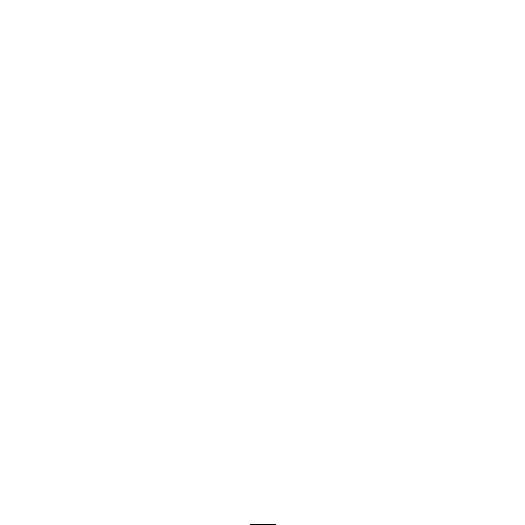
Frame 1 (no input)
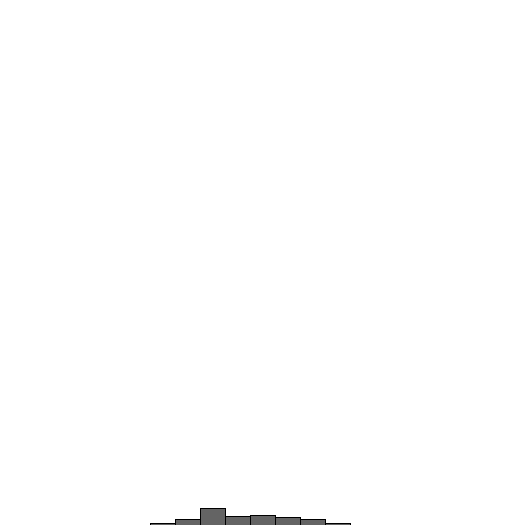
Frame 60 (the mouse pressed at the canvas centre just before this capture)
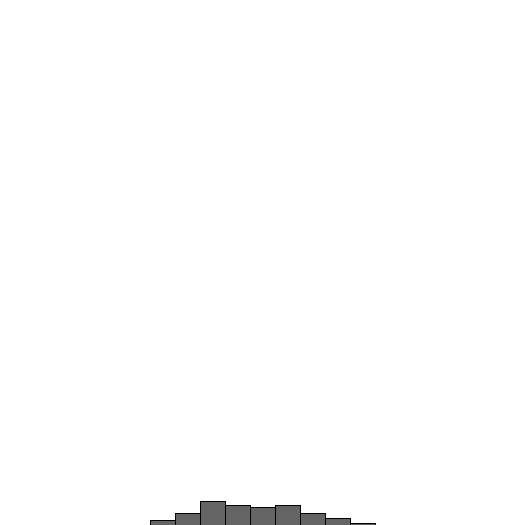
Frame 120 (the mouse held since frame 60 and released just before this capture)

The Processing sketch that drew these frames (run headless with seeded random() and noise(); from frame 60 on, the mouse is pressed at the canvas centre):

// Processing sketch: RandomVisualizer
// ── RandomVisualizer.pde
Visualizer visualizer;

void setup() {
    size(525, 525);
    background(255);
    //visualizer = new UniformVisualizer();
    visualizer = new NormalVisualizer();
}

void draw() {
    visualizer.render();
}

// ── NormalVisualizer.pde
class NormalVisualizer extends Visualizer {
    
    @Override
    public void next() {
        int sd = 2;
        int mean = arr.length / 2;
        int index = constrain((int) (randomGaussian() * sd + mean), 0, arr.length - 1); 
        arr[index]++;
    }
}

// ── UniformVisualizer.pde
class UniformVisualizer extends Visualizer {
    
    @Override
    public void next() {
        arr[(int) random(arr.length)]++;
    }
}

// ── Visualizer.pde
abstract class Visualizer {
    protected int[] arr = new int[21];
    abstract void next();
    
    public void render() {
        next();
        int w = width / arr.length;
        
        for (int i = 0; i < arr.length; i++) {
            fill(100);
            rect(i * w, height - arr[i], w, arr[i]); 
        }
    }
}
